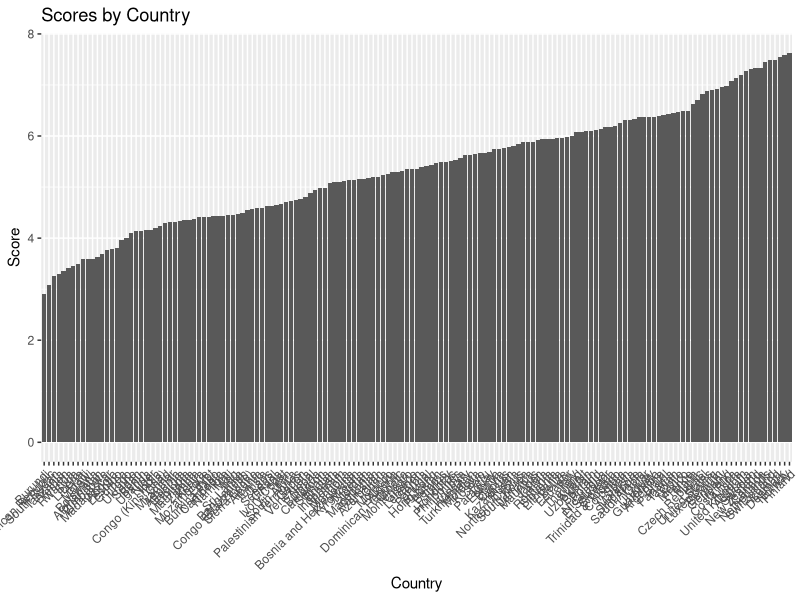
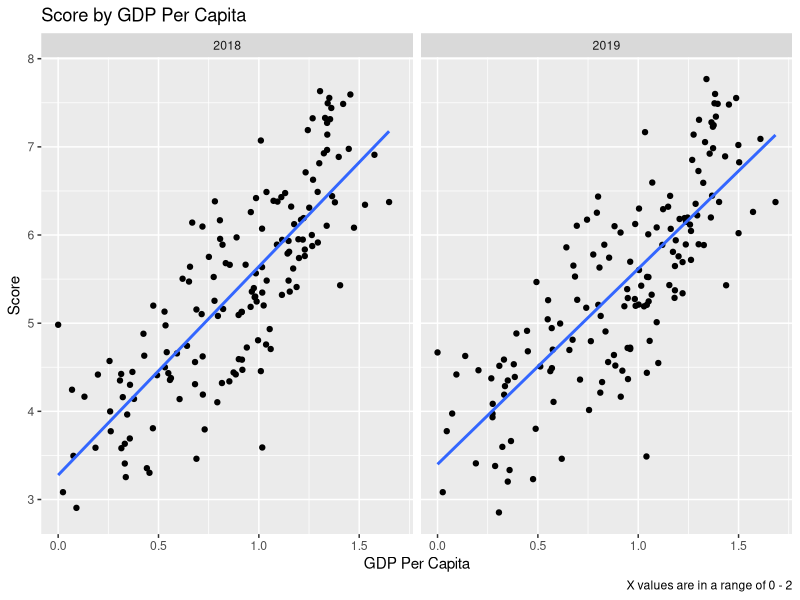
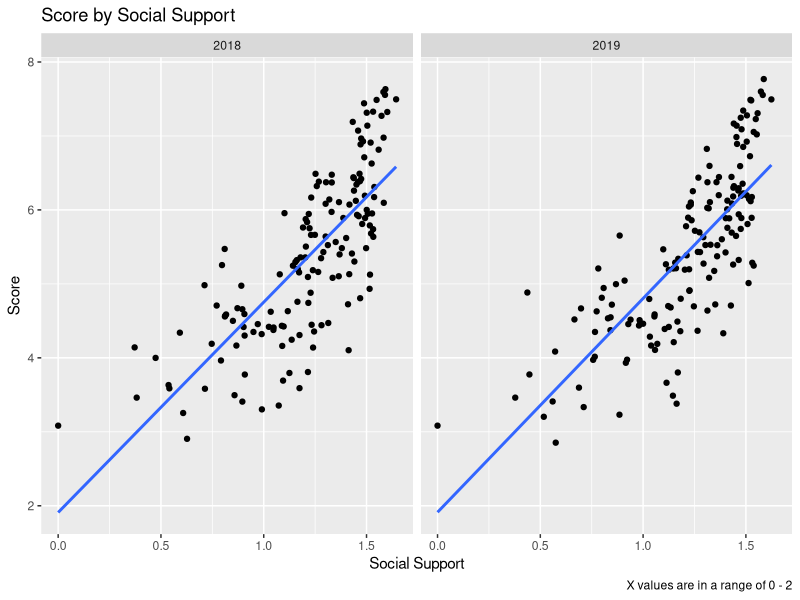
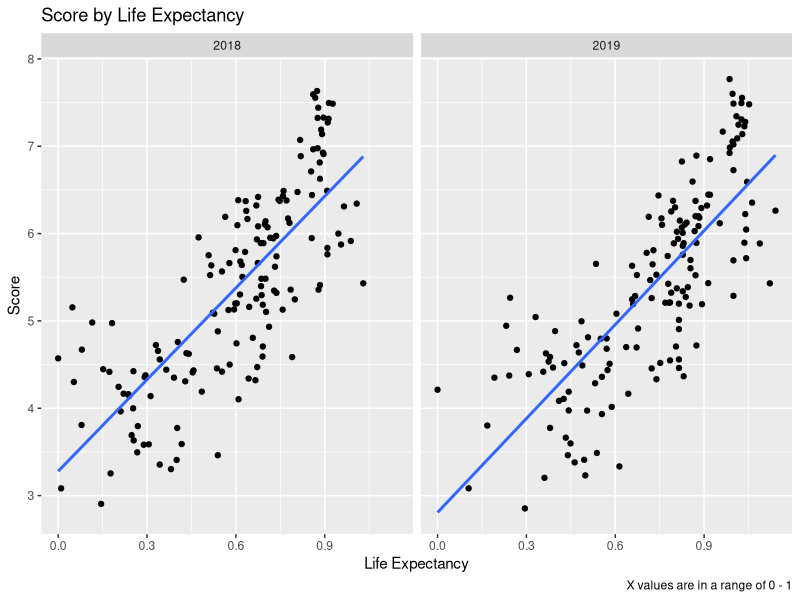
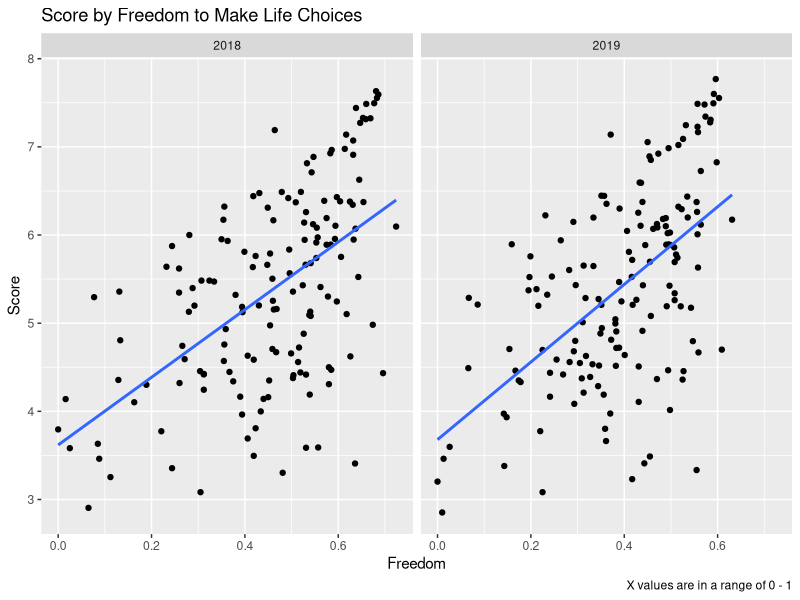
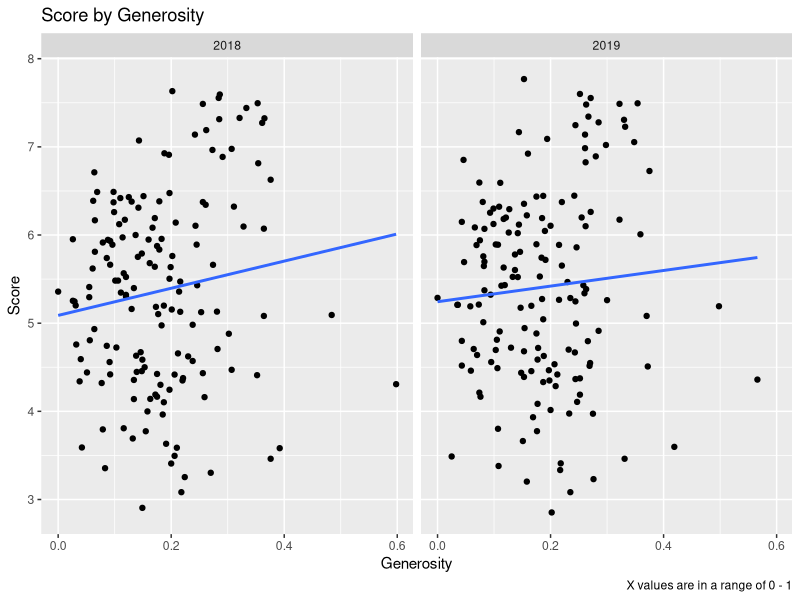
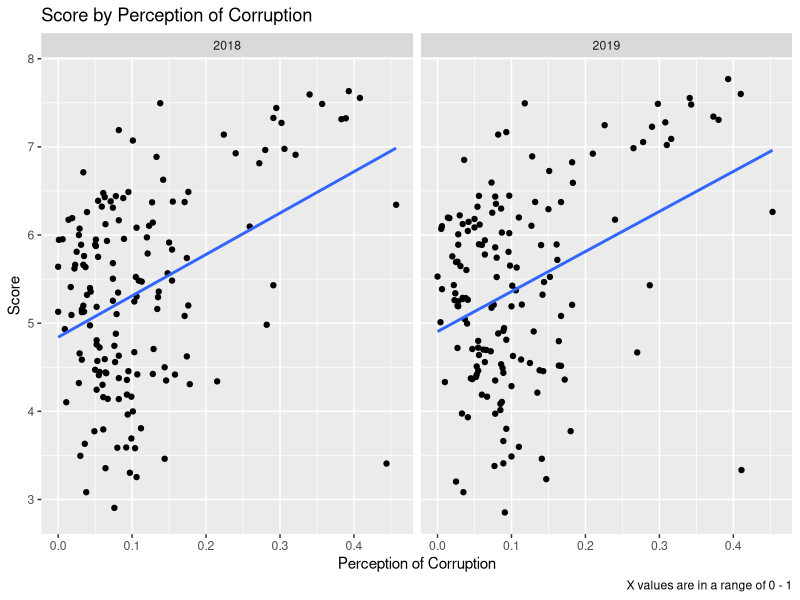

Recreate these plots in R, in order.
#happiness analysis
happy= read.csv("happy.csv")
View(happy)
library("tidyverse")
#to be sure that there are not missing values in my data 
happy= na.omit(happy)
View(filtered_dataset)

str(happy)
glimpse(happy)

#analysis done by the other man
#he wants to focus on the score on 2018 only
filtered_dataset <- happy %>% arrange(desc(Score)) %>% filter(Year == "2018")

#shows which country has the highest score 
ggplot(data = filtered_dataset, mapping = aes(x = reorder(Country_or_region, Score), y = Score)) +
  geom_bar(stat = "identity") +
  labs(title = "Scores by Country", x = "Country", y = "Score") +
  theme(axis.text.x = element_text(angle = 45, hjust = 1))

#Now, for defining which of the six components of the research is better correlated with the score,
#we will plot 6 graphs, faceting by year, and adding a linear regression line. 

#here score depends on GDP per capita
ggplot(data = happy, mapping = aes(x = GDP_per_capita, y = Score))+
  geom_point() +
  geom_smooth(method = "lm", formula = y ~ x, se = FALSE) +
  labs(title = "Score by GDP Per Capita", caption = "X values are in a range of 0 - 2", x = "GDP Per Capita") +
  facet_wrap(~Year)

#now score depends on social support
ggplot(data = happy, mapping = aes(x = Social_support, y = Score))+
  geom_point()+
  geom_smooth(method = "lm", formula = y ~ x, se = FALSE) +
  labs(title = "Score by Social Support", caption = "X values are in a range of 0 - 2", x = "Social Support") +
  facet_wrap(~Year)

#now score depends on healthy life expectancy
ggplot(data = happy, mapping = aes(x = Healthy_life_expectancy, y = Score))+
  geom_point()+
  geom_smooth(method = "lm", formula = y ~ x, se = FALSE) +
  labs(title = "Score by Life Expectancy", caption = "X values are in a range of 0 - 1", x = "Life Expectancy") +
  facet_wrap(~Year)

#now score depends on freedom to make life choices
ggplot(data = happy, mapping = aes(x = Freedom_to_make_life_choices, y = Score))+
  geom_point()+
  geom_smooth(method = "lm", formula = y ~ x, se = FALSE) +
  labs(title = "Score by Freedom to Make Life Choices", caption = "X values are in a range of 0 - 1", x = "Freedom") +
  facet_wrap(~Year)

#now score depends on generositiy
ggplot(data = happy, mapping = aes(x = Generosity, y = Score))+
  geom_point()+
  geom_smooth(method = "lm", formula = y ~ x, se = FALSE) +
  labs(title = "Score by Generosity", caption = "X values are in a range of 0 - 1", x = "Generosity") +
  facet_wrap(~Year)

#now score depends on perception of corruption
ggplot(data = happy, mapping = aes(x = Perceptions_of_corruption, y = Score))+
  geom_point()+
  geom_smooth(method = "lm", formula = y ~ x, se = FALSE) +
  labs(title = "Score by Perception of Corruption", caption = "X values are in a range of 0 - 1", x = "Perception of Corruption") +
  facet_wrap(~Year)

#########
#now we start the regression model
linear_model <- lm(Score ~ GDP_per_capita + Social_support + Healthy_life_expectancy + Freedom_to_make_life_choices + Generosity + Perceptions_of_corruption, data = happy)
summary(linear_model)
